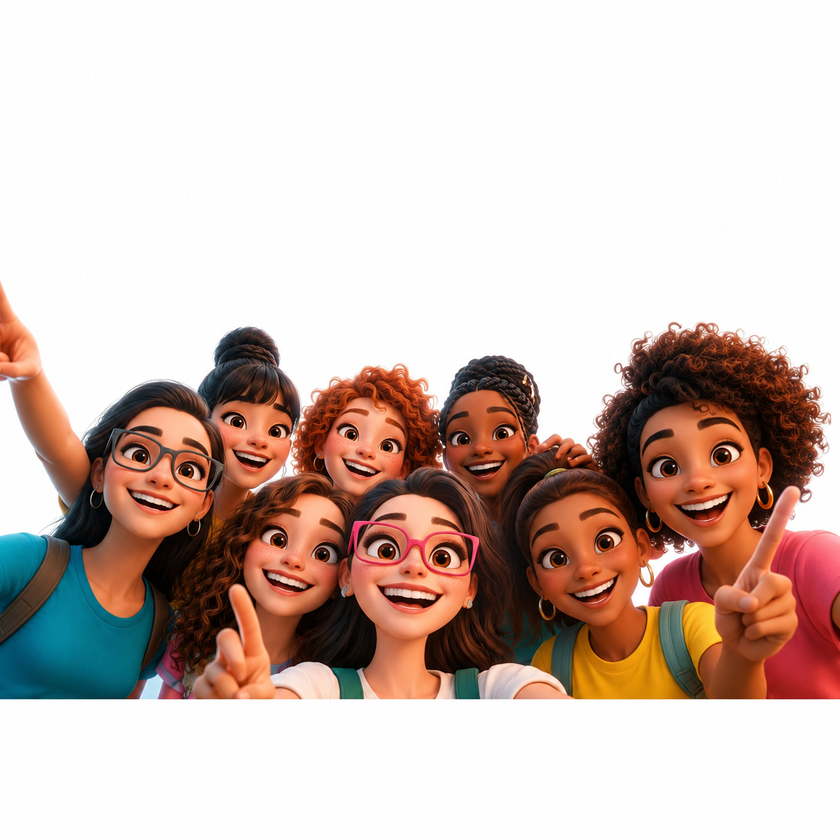
#> input picture image copy.png, 840 x 840 px, shrunk from 1254 x 1254 before the run
$ python crop_img.py '../image copy.png'
#> lines starting #> are read from the running program, lines starting #| are printed output that depends on the picture
from PIL import Image
import numpy as np
import sys

img = Image.open(sys.argv[1]).convert('RGB')
#> img is the input picture: PIL image 840x840 RGB; mean R, G, B 207.3, 188.5, 181
arr = np.array(img)
# Calculate row-wise sum of brightness
# threshold to find non-black rows
row_max = arr.max(axis=(1,2))
#> row_max = 840 values, max 255 at index 0, min 254 at index 540, mean 255
col_max = arr.max(axis=(0,2))
#> col_max = 840 values from 255 to 255

# Find first and last row where max pixel value > 30 (to ignore noise)
rows = np.where(row_max > 30)[0]
#> rows = 840 values from 0 to 839
cols = np.where(col_max > 30)[0]
#> cols = 840 values from 0 to 839

if len(rows) > 0 and len(cols) > 0:
    top, bottom = rows[0], rows[-1]
#> top = 0; bottom = 839
    left, right = cols[0], cols[-1]
#> left = 0; right = 839
    cropped = img.crop((left, top, right, bottom))
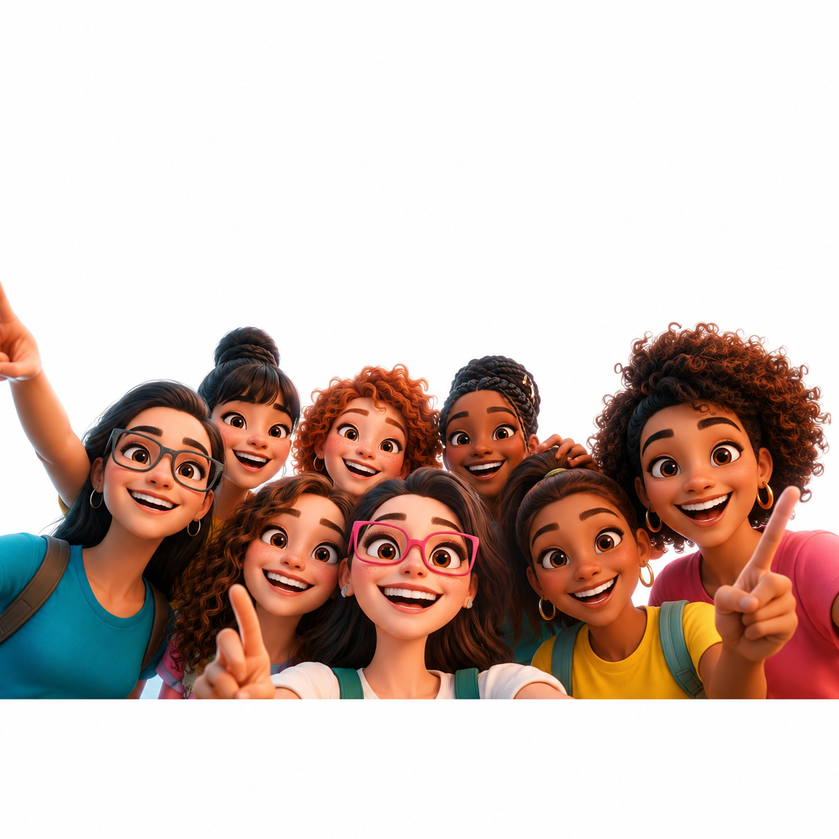
#> cropped: PIL image 839x839 RGB; mean R, G, B 207.2, 188.4, 180.8
    cropped.save(sys.argv[1])
    print(f"Cropped to {right-left}x{bottom-top}")
#| Cropped to 839x839
else:
    print("No content found")

$ run again, on image.png
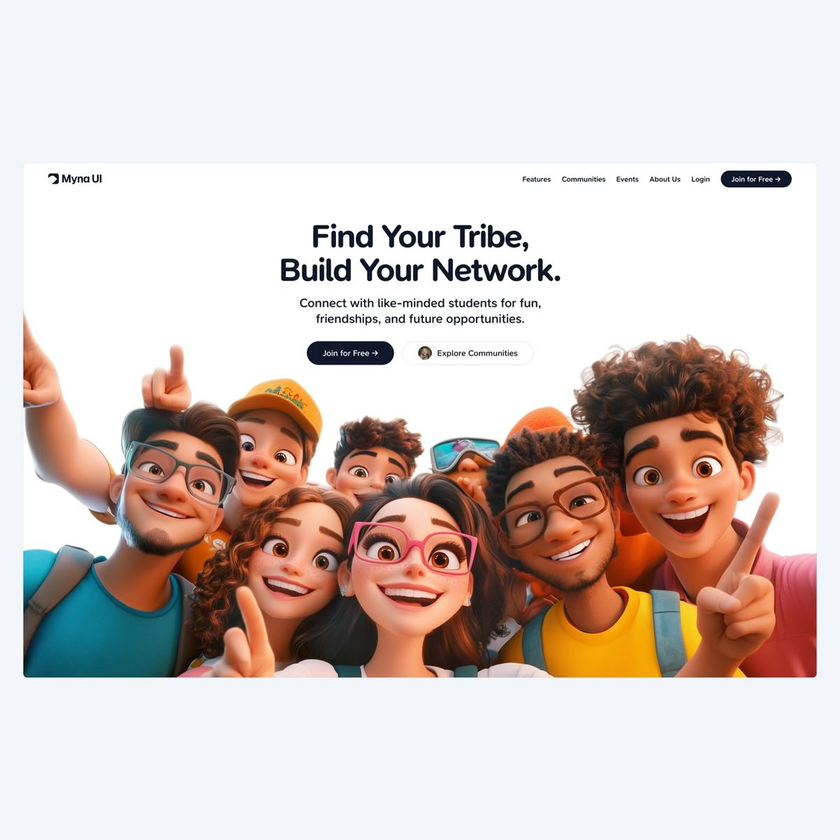
#> input picture image.png, 840 x 840 px, shrunk from 1200 x 1200 before the run
#> img is the input picture: PIL image 840x840 RGB; mean R, G, B 213.4, 200.2, 195.6
#> row_max = 840 values, max 255 at index 163, min 250 at index 0, mean 253.1
#> col_max = 840 values, max 255 at index 21, min 250 at index 0, mean 254.8
#> rows = 840 values from 0 to 839
#> top = 0; bottom = 839
#> left = 0; right = 839
#> `cropped = img.crop((left, top, right, bottom))`:
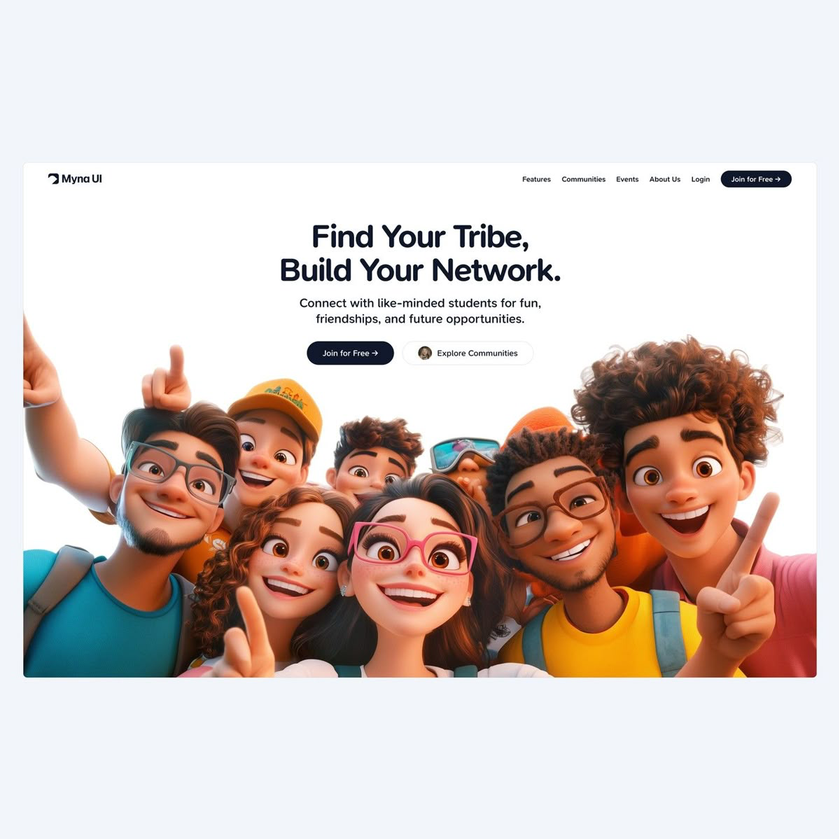
#> cropped: PIL image 839x839 RGB; mean R, G, B 213.3, 200.1, 195.5
#| Cropped to 839x839
